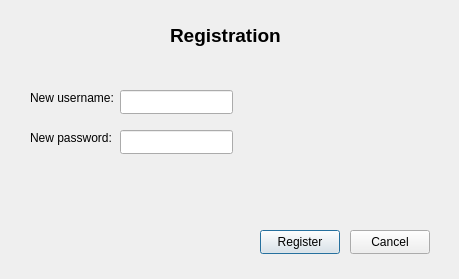
<?xml version="1.0" encoding="UTF-8"?>
<ui version="4.0">
 <class>RegisterForm</class>
 <widget class="QDialog" name="RegisterForm">
  <property name="geometry">
   <rect>
    <x>0</x>
    <y>0</y>
    <width>459</width>
    <height>279</height>
   </rect>
  </property>
  <property name="windowTitle">
   <string>Register</string>
  </property>
  <property name="windowIcon">
   <iconset theme="face-uncertain">
    <normaloff>clueless.png</normaloff>clueless.png</iconset>
  </property>
  <widget class="QPushButton" name="btnRegister">
   <property name="geometry">
    <rect>
     <x>260</x>
     <y>230</y>
     <width>80</width>
     <height>24</height>
    </rect>
   </property>
   <property name="text">
    <string>Register</string>
   </property>
  </widget>
  <widget class="QPushButton" name="btnCancel">
   <property name="geometry">
    <rect>
     <x>350</x>
     <y>230</y>
     <width>80</width>
     <height>24</height>
    </rect>
   </property>
   <property name="text">
    <string>Cancel</string>
   </property>
  </widget>
  <widget class="QLineEdit" name="lineUsername">
   <property name="geometry">
    <rect>
     <x>120</x>
     <y>90</y>
     <width>113</width>
     <height>24</height>
    </rect>
   </property>
  </widget>
  <widget class="QLineEdit" name="linePassword">
   <property name="geometry">
    <rect>
     <x>120</x>
     <y>130</y>
     <width>113</width>
     <height>24</height>
    </rect>
   </property>
  </widget>
  <widget class="QLabel" name="label">
   <property name="geometry">
    <rect>
     <x>30</x>
     <y>90</y>
     <width>91</width>
     <height>16</height>
    </rect>
   </property>
   <property name="text">
    <string>New username:</string>
   </property>
  </widget>
  <widget class="QLabel" name="label_2">
   <property name="geometry">
    <rect>
     <x>30</x>
     <y>130</y>
     <width>101</width>
     <height>16</height>
    </rect>
   </property>
   <property name="text">
    <string>New password:</string>
   </property>
  </widget>
  <widget class="QLabel" name="label_3">
   <property name="geometry">
    <rect>
     <x>170</x>
     <y>20</y>
     <width>111</width>
     <height>31</height>
    </rect>
   </property>
   <property name="text">
    <string>&lt;html&gt;&lt;head/&gt;&lt;body&gt;&lt;p&gt;&lt;span style=&quot; font-size:14pt; font-weight:700;&quot;&gt;Registration&lt;/span&gt;&lt;/p&gt;&lt;/body&gt;&lt;/html&gt;</string>
   </property>
  </widget>
 </widget>
 <resources/>
 <connections>
  <connection>
   <sender>btnCancel</sender>
   <signal>clicked()</signal>
   <receiver>RegisterForm</receiver>
   <slot>hide()</slot>
   <hints>
    <hint type="sourcelabel">
     <x>399</x>
     <y>341</y>
    </hint>
    <hint type="destinationlabel">
     <x>229</x>
     <y>194</y>
    </hint>
   </hints>
  </connection>
 </connections>
</ui>
